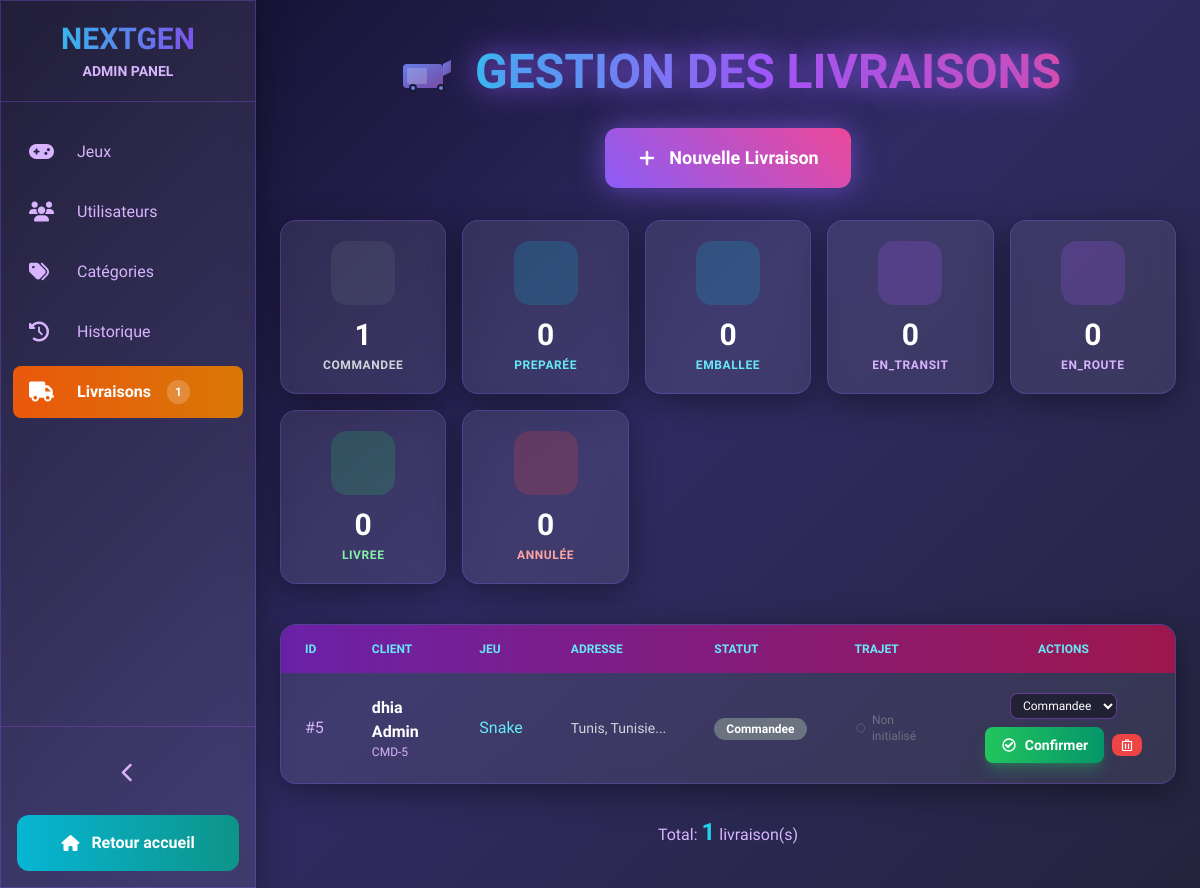
The app's page /view/backoffice/admin_livraisons.php (signed in) with its own data.
### tables this page shows
CREATE TABLE `livraisons` (
  `id_livraison` int(11) NOT NULL,
  `id_user` int(11) NOT NULL,
  `id_jeu` int(11) NOT NULL,
  `date_commande` datetime DEFAULT current_timestamp(),
  `adresse_complete` text NOT NULL,
  `position_lat` decimal(10,8) NOT NULL,
  `position_lng` decimal(11,8) NOT NULL,
  `mode_paiement` enum('credit_site','espece_livraison') NOT NULL DEFAULT 'credit_site',
  `prix_livraison` decimal(8,3) NOT NULL DEFAULT 8.000,
  `statut` enum('commandee','emballee','en_transit','livree') NOT NULL DEFAULT 'commandee'
);

CREATE TABLE `users` (
  `id` int(11) NOT NULL,
  `nom` varchar(50) NOT NULL,
  `prenom` varchar(50) NOT NULL,
  `email` varchar(100) NOT NULL,
  `telephone` varchar(20) NOT NULL,
  `mdp` varchar(255) NOT NULL,
  `role` enum('user','admin') DEFAULT 'user',
  `created_at` timestamp NOT NULL DEFAULT current_timestamp(),
  `photo_profil` varchar(255) DEFAULT NULL,
  `credits` decimal(10,2) DEFAULT 0.00,
  `last_login` datetime DEFAULT NULL,
  `email_verified` tinyint(1) DEFAULT 0,
  `verification_code` char(6) DEFAULT NULL,
  `verification_expires` datetime DEFAULT NULL,
  `statut` enum('actif','suspendu','banni') DEFAULT 'actif',
  `date_inscription` datetime DEFAULT current_timestamp()
);

CREATE TABLE `jeu` (
  `id_jeu` int(11) NOT NULL,
  `titre` varchar(255) NOT NULL,
  `prix` decimal(10,2) NOT NULL DEFAULT 0.00,
  `src_img` varchar(500) DEFAULT NULL,
  `video_src` varchar(500) DEFAULT NULL,
  `description` text DEFAULT NULL,
  `id_categorie` int(11) DEFAULT NULL
);

### view/backoffice/admin_livraisons_view.php (the view, shortened to what the rows shown need)
<!DOCTYPE html>
<html lang="fr" class="h-full">
<head>
  <script src="https://cdn.tailwindcss.com"></script>
  <link href="https://cdnjs.cloudflare.com/ajax/libs/font-awesome/6.5.0/css/all.min.css" rel="stylesheet">
</head>
<body class="h-full" x-data="{ sidebarOpen: true, showCreateModal: false }">
  <aside :class="sidebarOpen ? 'sidebar-open' : 'sidebar-closed'"
         class="glass fixed inset-y-0 left-0 z-40 flex flex-col transition-all duration-300 overflow-hidden">
    <div class="p-5 text-center border-b border-purple-500/30">
      <h1 class="text-3xl font-black bg-gradient-to-r from-cyan-400 to-purple-600 bg-clip-text text-transparent">NEXTGEN</h1>
    </div>
  </aside>
  <main class="min-h-screen transition-all duration-300" :class="sidebarOpen ? 'lg:ml-64 ml-20' : 'ml-20'">
    <div class="max-w-7xl mx-auto px-6 py-10">
      <div class="text-center mb-6">
        <div class="flex items-center justify-center gap-4 mb-4">
          <h1 class="text-5xl font-black bg-gradient-to-r from-cyan-400 via-purple-500 to-pink-500 bg-clip-text text-transparent neon-text">
          </h1>
        </div>
      </div>
      <div class="glass rounded-2xl overflow-hidden">
        <div class="overflow-x-auto">
          <table class="w-full">
            <thead>
              <tr class="bg-gradient-to-r from-purple-800 to-pink-800">
                <th class="px-6 py-4 text-left text-xs font-bold text-cyan-300 uppercase">ID</th>
                <th class="px-6 py-4 text-left text-xs font-bold text-cyan-300 uppercase">Client</th>
                <th class="px-6 py-4 text-left text-xs font-bold text-cyan-300 uppercase">Jeu</th>
                <th class="px-6 py-4 text-left text-xs font-bold text-cyan-300 uppercase">Adresse</th>
                <th class="px-6 py-4 text-left text-xs font-bold text-cyan-300 uppercase">Statut</th>
                <th class="px-6 py-4 text-left text-xs font-bold text-cyan-300 uppercase">Trajet</th>
                <th class="px-6 py-4 text-center text-xs font-bold text-cyan-300 uppercase">Actions</th>
              </tr>
            </thead>
            <tbody class="divide-y divide-purple-500/20">
              <?php if (empty($livraisons)): ?>
                <tr>
                  <td colspan="7" class="text-center py-16 text-gray-400 text-lg">
                    <div class="flex flex-col items-center">
                      <svg width="80" height="80" viewBox="0 0 80 80" fill="none" class="mb-4 opacity-50">
                        <rect x="20" y="24" width="40" height="32" rx="4" stroke="currentColor" stroke-width="2" fill="none"/>
                        <path d="M20 32 L60 32" stroke="currentColor" stroke-width="2"/>
                        <path d="M28 40 L52 40" stroke="currentColor" stroke-width="2" stroke-linecap="round"/>
                        <path d="M28 48 L48 48" stroke="currentColor" stroke-width="2" stroke-linecap="round"/>
                        <circle cx="16" cy="56" r="4" fill="currentColor" opacity="0.3"/>
                        <circle cx="64" cy="56" r="4" fill="currentColor" opacity="0.3"/>
                      </svg>
                      <p>Aucune livraison. Cliquez sur "Nouvelle Livraison" pour commencer.</p>
                    </div>
                  </td>
                </tr>
              <?php else: foreach ($livraisons as $l): ?>
                <tr class="hover:bg-white/5 transition">
                  <td class="px-6 py-5 text-purple-300 font-medium">#<?= $l['id_livraison'] ?></td>
                  <td class="px-6 py-5">
                    <div class="font-semibold text-white"><?= htmlspecialchars($l['prenom_utilisateur'] . ' ' . $l['nom_utilisateur']) ?></div>
                    <div class="text-xs text-purple-300"><?= $l['numero_commande'] ?></div>
                  </td>
                  <td class="px-6 py-5 text-cyan-300"><?= htmlspecialchars($l['nom_jeu'] ?? '—') ?></td>
                  <td class="px-6 py-5 text-gray-300 text-sm max-w-xs truncate"><?= htmlspecialchars(substr($l['adresse_complete'] ?? '', 0, 35)) ?>...</td>
                  <td class="px-6 py-5">
                    <?php
                    $statusColors = ['commandee'=>'bg-gray-500','preparée'=>'bg-cyan-500','en_route'=>'bg-purple-500','livree'=>'bg-green-500','annulée'=>'bg-red-500'];
                    $bgColor = $statusColors[$l['statut']] ?? 'bg-gray-500';
                    ?>
                    <span class="px-3 py-1 rounded-full text-xs font-bold text-white <?= $bgColor ?>"><?= ucfirst($l['statut']) ?></span>
                  </td>
                  <td class="px-6 py-5">
                    <?php if (!empty($l['trajet'])): ?>
                      <span class="text-green-400 text-xs flex items-center gap-1.5">
                        <svg width="14" height="14" viewBox="0 0 14 14" fill="none">
                          <circle cx="7" cy="7" r="3" stroke="currentColor" stroke-width="1.5" fill="none"/>
                          <path d="M7 2 L7 0 M7 14 L7 12 M2 7 L0 7 M14 7 L12 7" stroke="currentColor" stroke-width="1.5" stroke-linecap="round"/>
                          <circle cx="7" cy="7" r="1" fill="currentColor"/>
                        </svg>
                        <span>GPS Actif</span>
                      </span>
                    <?php else: ?>
                      <span class="text-gray-500 text-xs flex items-center gap-1.5">
                        <svg width="14" height="14" viewBox="0 0 14 14" fill="none">
                          <circle cx="7" cy="7" r="5" stroke="currentColor" stroke-width="1.5" fill="none" opacity="0.5"/>
                        </svg>
                        <span>Non initialisé</span>
                      </span>
                    <?php endif; ?>
                  </td>
                  <td class="px-6 py-5">
                    <div class="flex items-center justify-center gap-2 flex-wrap">
                      <form method="post" class="inline">
                        <select name="statut" onchange="this.form.submit()" class="bg-black/40 border border-purple-500/50 text-white text-xs rounded-lg px-2 py-1">
                          <?php foreach ($statuts as $s): ?>
                            <option value="<?= $s ?>" <?= $l['statut'] === $s ? 'selected' : '' ?>><?= ucfirst($s) ?></option>
                          <?php endforeach; ?>
                        </select>
                      </form>
                      <?php
                      $statusLower = strtolower(trim($l['statut']));
                      $isConfirmable = in_array($statusLower, ['commandee', 'commandée', 'preparee', 'preparée', 'préparée', 'emballee', 'emballée']);
                      ?>
                      <?php if ($isConfirmable): ?>
                        <button onclick="confirmLivraison(<?= $l['id_livraison'] ?>, '<?= addslashes($l['prenom_utilisateur'] . ' ' . $l['nom_utilisateur']) ?>')"
                                class="bg-gradient-to-r from-green-500 to-emerald-600 hover:from-green-600 hover:to-emerald-700 text-white px-4 py-2 rounded-lg text-sm font-bold transition shadow-lg shadow-green-500/30 flex items-center gap-2">
                          <svg width="16" height="16" viewBox="0 0 16 16" fill="none">
                            <circle cx="8" cy="8" r="6" stroke="currentColor" stroke-width="1.5" fill="none"/>
                            <path d="M5 8 L7 10 L11 6" stroke="currentColor" stroke-width="2" stroke-linecap="round" stroke-linejoin="round"/>
                          </svg>
                          <span>Confirmer</span>
                        </button>
                      <?php endif; ?>
                      <button onclick="deleteLivraison(<?= $l['id_livraison'] ?>)" class="bg-red-500 hover:bg-red-600 text-white px-2 py-1 rounded-lg text-xs font-bold transition flex items-center justify-center" title="Supprimer">
                      </button>
                    </div>
                  </td>
                </tr>
              <?php endforeach; endif; ?>
            </tbody>
          </table>
        </div>
      </div>
    </div>
  </main>
</body>
</html>

### records on screen
livraisons: id_livraison "5", id_user.nom "dhia Admin", numero_commande "CMD-5", id_jeu.titre "Snake", adresse_complete "Tunis, Tunisie", statut "Commandee"

### other values on screen
$totalLivraisons "1"
$count "1"
$statut "COMMANDEE"
$count "0"
$statut "PREPARÉE"
$statut "EMBALLEE"
$statut "EN_TRANSIT"
$statut "EN_ROUTE"
$statut "LIVREE"
$statut "ANNULÉE"
